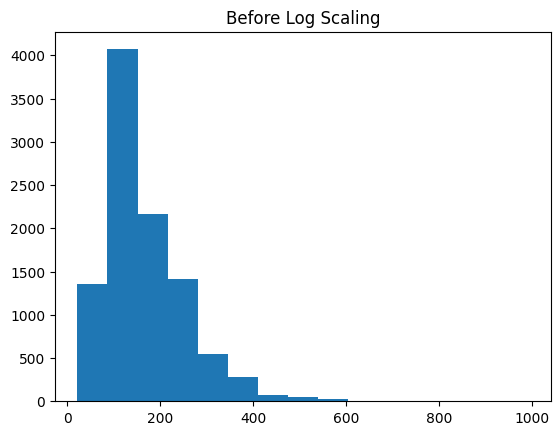
#> input picture Plots/Training Faster and Better/output/post-log-scaling.png, 560 x 435 px
$ python merge.py
#> lines starting #> are read from the running program, lines starting #| are printed output that depends on the picture
# Merge log scaling images
import os
from PIL import Image

os.chdir(os.path.dirname(os.path.realpath(__file__)))

img_01 = Image.open("output/post-log-scaling.png")
#> img_01 is the input picture: PIL image 560x435 RGBA; mean R, G, B, A 226.8, 236.2, 242.8, 255
img_02 = Image.open("output/pre-log-scaling.png")
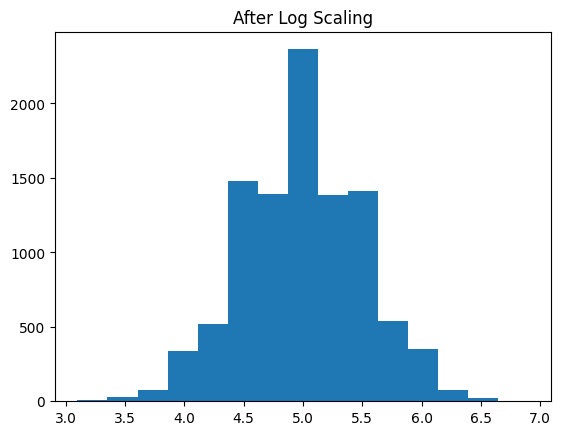
#> input picture Plots/Training Faster and Better/output/pre-log-scaling.png, 561 x 435 px
#> img_02 is the input picture: PIL image 561x435 RGBA; mean R, G, B, A 210.5, 226.6, 237.7, 255

img_02 = img_02.resize((int(img_02.size[0]/img_02.size[1]*img_01.size[1]), img_01.size[1]))

new_im = Image.new('RGB', (img_01.size[0] + 10 + img_02.size[0],img_01.size[1]), (255,255,255))
#> new_im: PIL image 1131x435 RGB; every value is 255

new_im.paste(img_01, (0,0))
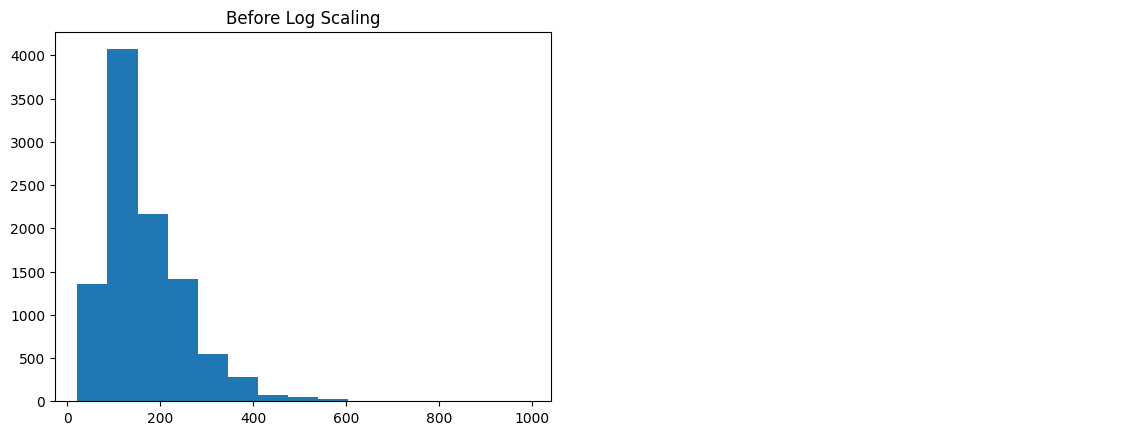
#> new_im: PIL image 1131x435 RGB; mean R, G, B 241, 245.7, 249
new_im.paste(img_02, (img_01.size[0] + 10,0))
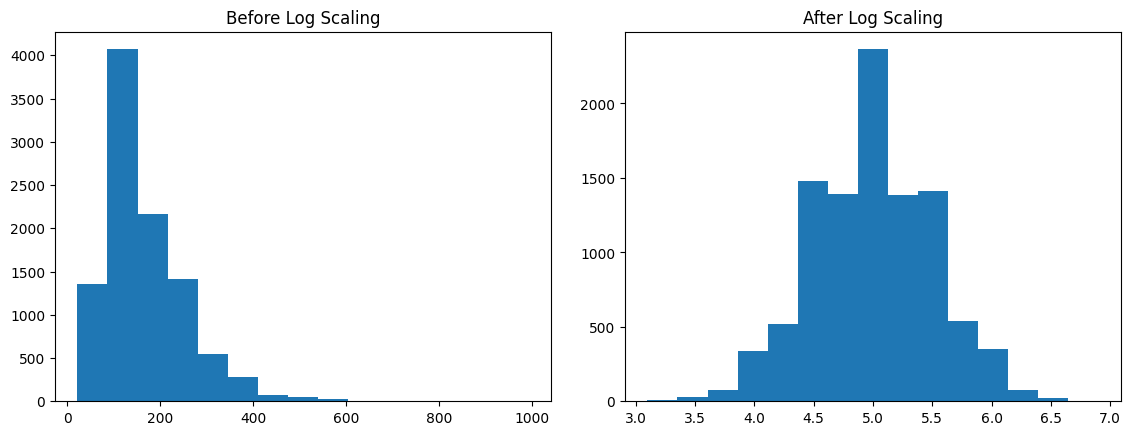
#> new_im: PIL image 1131x435 RGB; mean R, G, B 219, 231.6, 240.4

new_im.save("output/log-scaling.png", "PNG")
new_im.show()
